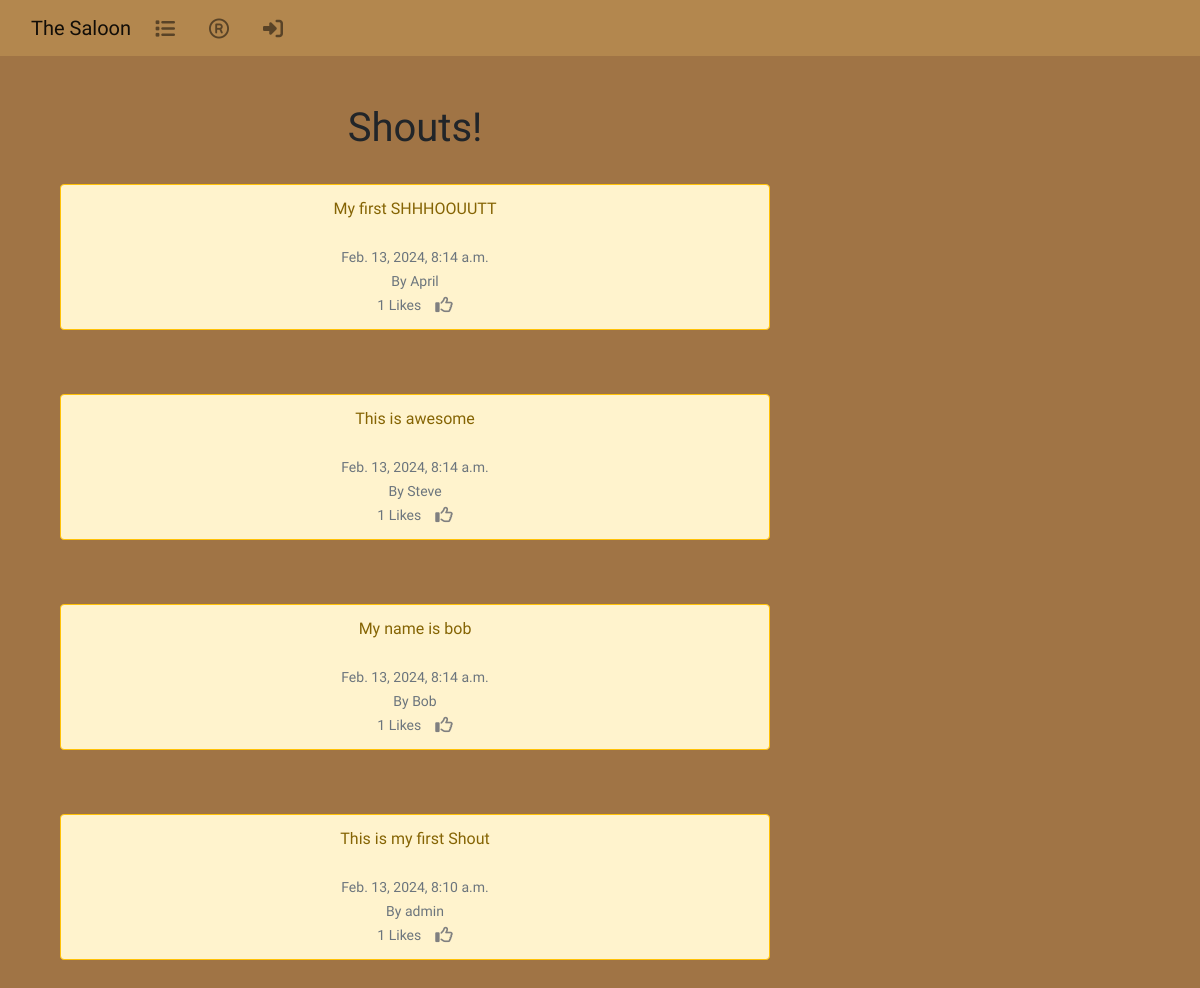
The app's page /, older data.
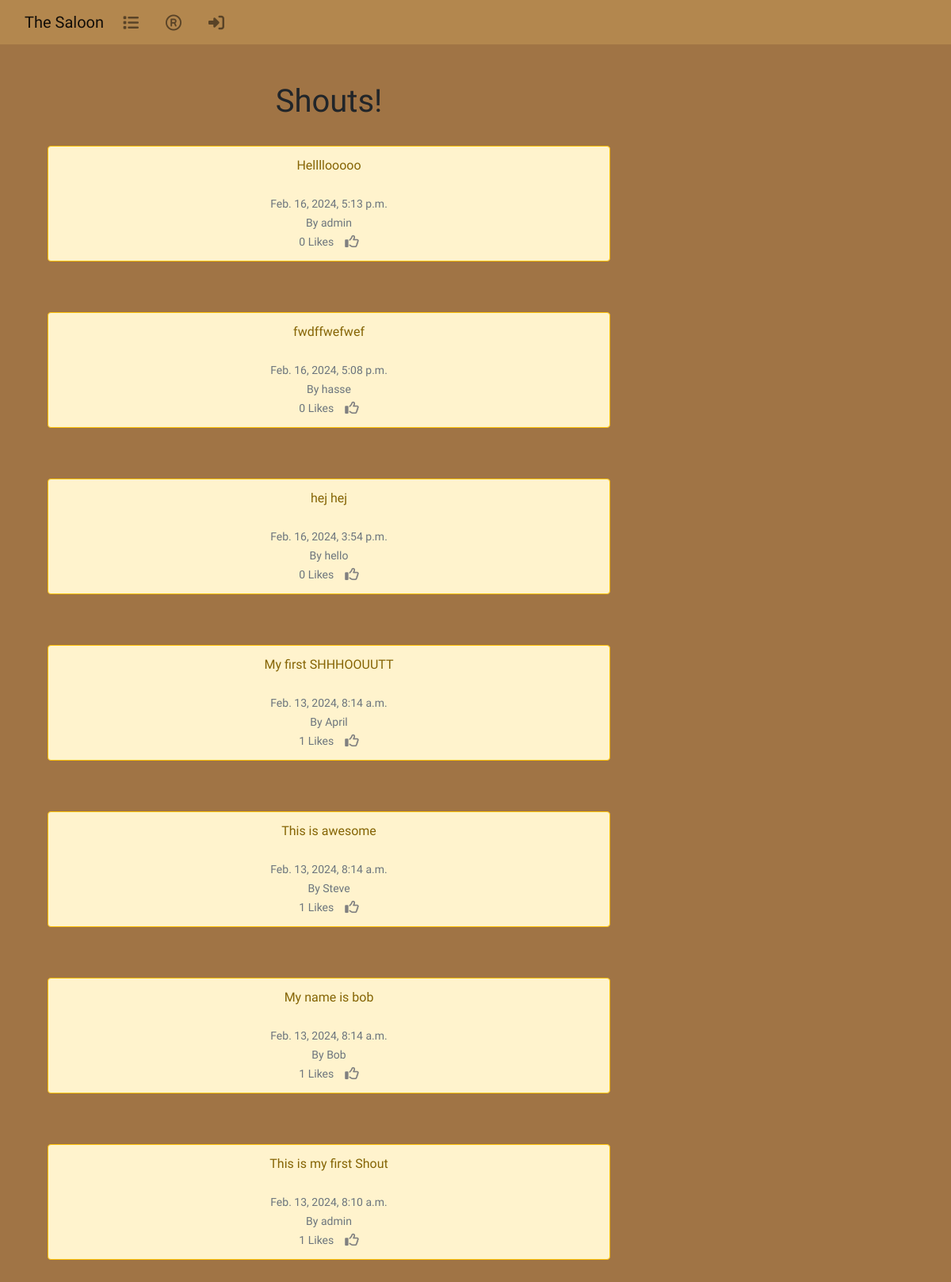
The same page, newer data.
### the_saloon/models.py (models this page shows, shortened)
class Shout(models.Model):
    user = models.ForeignKey(
        User, related_name="shouts",
        on_delete=models.DO_NOTHING
        )
    body = models.CharField(max_length=200)
    created_at = models.DateTimeField(auto_now_add=True)
    likes = models.ManyToManyField(User, related_name="shout_like", blank=True)
    def number_of_likes(self):
		    return self.likes.count()

### the_saloon/views.py (the view)
# urls.py: path('', views.home, name="home"),
def home(request):
    if request.user.is_authenticated:
        form = ShoutForm(request.POST or None)
        if request.method == "POST":
            if form.is_valid():
                shout = form.save(commit=False)
                shout.user = request.user
                shout.save()
                messages.success(request, ("You posted a Shout!"))
                return redirect('home')
        shouts = Shout.objects.all().order_by("-created_at")
        return render(request, 'home.html', {"shouts":shouts, "form":form})
    else:
        shouts = Shout.objects.all().order_by("-created_at")
        return render(request, 'home.html', {"shouts":shouts})

### the_saloon/templates/home.html (shortened to what this page needs)
{% extends 'index.html' %}
{% block content %}
<div class="container text-center">
    <div class="row">
        <div class="col-md-8">
            <h1 style="font-family: Rye, serif;">Shouts!</h1>
            <br />
            {% for shout in shouts %}
            <div class="alert alert-warning border border-warning" role="alert" style="font-family: Rye, serif;">
                {{ shout.body }}<br /><br />
                <small class="text-muted">
                    {{ shout.created_at }}
                    <br/>
                    By {{ shout.user.username }}
                    <br/>
                    {{ shout.number_of_likes }} Likes
                    &nbsp;&nbsp;
                    {% if user in shout.likes.all %}
                    <a href="{% url 'shout_like' shout.id %}"><i class="fa-lg fa-regular fa-thumbs-down" style="color:grey"></i></a>
                    {% else %}
                    <a href="{% url 'shout_like' shout.id %}"></a>
                    {% endif %}
                </small>
            </div><br /></br />
            {% endfor %}
        </div>
        <div class="col-md-4">
            <br/><br/><br/>
        </div>
        {% endblock %}

Row changes from the older to the newer data that the page shows:
added Shout: body "Hellllooooo", created_at "Feb. 16, 2024, 5:13 p.m.", user.username "admin", number_of_likes "0"
added Shout: body "fwdffwefwef", created_at "Feb. 16, 2024, 5:08 p.m.", user.username "hasse", number_of_likes "0"
added Shout: body "hej hej", created_at "Feb. 16, 2024, 3:54 p.m.", user.username "hello", number_of_likes "0"
